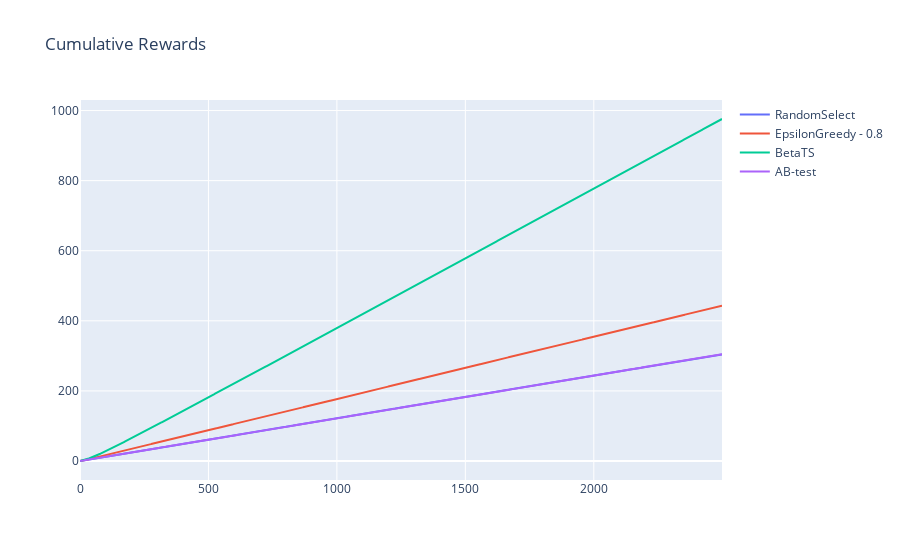

The code cell stored with this chart in its notebook:
### Code cell
plot(results, metric = "cumulative_reward", title="Cumulative Rewards").show()

### Figure 1 — Plotly figure (JSON) as saved in the notebook; plotly's stock layout.template omitted (floating-point values rounded to 4 significant figures; data arrays with more than 128 entries replaced by an {"elided": "..."} marker saying what was removed)
{"data": [{"mode": "lines", "name": "RandomSelect", "type": "scatter", "x": {"elided": "2500 int values"}, "y": {"elided": "2500 float values"}}, {"mode": "lines", "name": "EpsilonGreedy - 0.8", "type": "scatter", "x": {"elided": "2500 int values"}, "y": {"elided": "2500 float values"}}, {"mode": "lines", "name": "BetaTS", "type": "scatter", "x": {"elided": "2500 int values"}, "y": {"elided": "2500 float values"}}, {"mode": "lines", "name": "AB-test", "type": "scatter", "x": {"elided": "2500 int values"}, "y": {"elided": "2500 float values"}}], "layout": {"autosize": true, "title": {"text": "Cumulative Rewards"}}}
